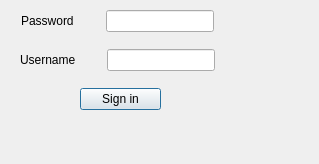
<?xml version="1.0" encoding="UTF-8"?>
<ui version="4.0">
 <class>signin</class>
 <widget class="QDialog" name="signin">
  <property name="geometry">
   <rect>
    <x>0</x>
    <y>0</y>
    <width>319</width>
    <height>164</height>
   </rect>
  </property>
  <property name="windowTitle">
   <string>Dialog</string>
  </property>
  <widget class="QWidget" name="">
   <property name="geometry">
    <rect>
     <x>0</x>
     <y>0</y>
     <width>241</width>
     <height>123</height>
    </rect>
   </property>
   <layout class="QVBoxLayout" name="verticalLayout">
    <item>
     <layout class="QHBoxLayout" name="horizontalLayout_2">
      <item>
       <widget class="QLabel" name="label_2">
        <property name="sizePolicy">
         <sizepolicy hsizetype="Fixed" vsizetype="Fixed">
          <horstretch>0</horstretch>
          <verstretch>0</verstretch>
         </sizepolicy>
        </property>
        <property name="minimumSize">
         <size>
          <width>10</width>
          <height>0</height>
         </size>
        </property>
        <property name="text">
         <string>Password</string>
        </property>
       </widget>
      </item>
      <item>
       <spacer name="horizontalSpacer">
        <property name="orientation">
         <enum>Qt::Horizontal</enum>
        </property>
        <property name="sizeType">
         <enum>QSizePolicy::Fixed</enum>
        </property>
        <property name="sizeHint" stdset="0">
         <size>
          <width>5</width>
          <height>20</height>
         </size>
        </property>
       </spacer>
      </item>
      <item>
       <widget class="QLineEdit" name="lineEdit_Username">
        <property name="sizePolicy">
         <sizepolicy hsizetype="Fixed" vsizetype="Fixed">
          <horstretch>0</horstretch>
          <verstretch>0</verstretch>
         </sizepolicy>
        </property>
        <property name="minimumSize">
         <size>
          <width>100</width>
          <height>0</height>
         </size>
        </property>
       </widget>
      </item>
      <item>
       <spacer name="horizontalSpacer_7">
        <property name="orientation">
         <enum>Qt::Horizontal</enum>
        </property>
        <property name="sizeType">
         <enum>QSizePolicy::Fixed</enum>
        </property>
        <property name="sizeHint" stdset="0">
         <size>
          <width>5</width>
          <height>20</height>
         </size>
        </property>
       </spacer>
      </item>
     </layout>
    </item>
    <item>
     <spacer name="horizontalSpacer_6">
      <property name="orientation">
       <enum>Qt::Vertical</enum>
      </property>
      <property name="sizeType">
       <enum>QSizePolicy::Fixed</enum>
      </property>
      <property name="sizeHint" stdset="0">
       <size>
        <width>20</width>
        <height>1</height>
       </size>
      </property>
     </spacer>
    </item>
    <item>
     <layout class="QHBoxLayout" name="horizontalLayout_3">
      <item>
       <widget class="QLabel" name="label_3">
        <property name="sizePolicy">
         <sizepolicy hsizetype="Fixed" vsizetype="Fixed">
          <horstretch>0</horstretch>
          <verstretch>0</verstretch>
         </sizepolicy>
        </property>
        <property name="minimumSize">
         <size>
          <width>10</width>
          <height>0</height>
         </size>
        </property>
        <property name="text">
         <string>Username</string>
        </property>
       </widget>
      </item>
      <item>
       <spacer name="horizontalSpacer_2">
        <property name="orientation">
         <enum>Qt::Horizontal</enum>
        </property>
        <property name="sizeType">
         <enum>QSizePolicy::Fixed</enum>
        </property>
        <property name="sizeHint" stdset="0">
         <size>
          <width>5</width>
          <height>20</height>
         </size>
        </property>
       </spacer>
      </item>
      <item>
       <widget class="QLineEdit" name="lineEdit_Password">
        <property name="sizePolicy">
         <sizepolicy hsizetype="Fixed" vsizetype="Fixed">
          <horstretch>0</horstretch>
          <verstretch>0</verstretch>
         </sizepolicy>
        </property>
        <property name="minimumSize">
         <size>
          <width>100</width>
          <height>0</height>
         </size>
        </property>
       </widget>
      </item>
      <item>
       <spacer name="horizontalSpacer_8">
        <property name="orientation">
         <enum>Qt::Horizontal</enum>
        </property>
        <property name="sizeType">
         <enum>QSizePolicy::Fixed</enum>
        </property>
        <property name="sizeHint" stdset="0">
         <size>
          <width>5</width>
          <height>20</height>
         </size>
        </property>
       </spacer>
      </item>
     </layout>
    </item>
    <item>
     <spacer name="horizontalSpacer_5">
      <property name="orientation">
       <enum>Qt::Vertical</enum>
      </property>
      <property name="sizeType">
       <enum>QSizePolicy::Fixed</enum>
      </property>
      <property name="sizeHint" stdset="0">
       <size>
        <width>20</width>
        <height>1</height>
       </size>
      </property>
     </spacer>
    </item>
    <item>
     <layout class="QHBoxLayout" name="horizontalLayout">
      <item>
       <spacer name="horizontalSpacer_3">
        <property name="orientation">
         <enum>Qt::Horizontal</enum>
        </property>
        <property name="sizeType">
         <enum>QSizePolicy::Fixed</enum>
        </property>
        <property name="sizeHint" stdset="0">
         <size>
          <width>80</width>
          <height>20</height>
         </size>
        </property>
       </spacer>
      </item>
      <item>
       <widget class="QPushButton" name="pushButton">
        <property name="text">
         <string>Sign in</string>
        </property>
       </widget>
      </item>
      <item>
       <spacer name="horizontalSpacer_4">
        <property name="orientation">
         <enum>Qt::Horizontal</enum>
        </property>
        <property name="sizeType">
         <enum>QSizePolicy::Fixed</enum>
        </property>
        <property name="sizeHint" stdset="0">
         <size>
          <width>80</width>
          <height>20</height>
         </size>
        </property>
       </spacer>
      </item>
     </layout>
    </item>
   </layout>
  </widget>
 </widget>
 <resources/>
 <connections/>
</ui>
